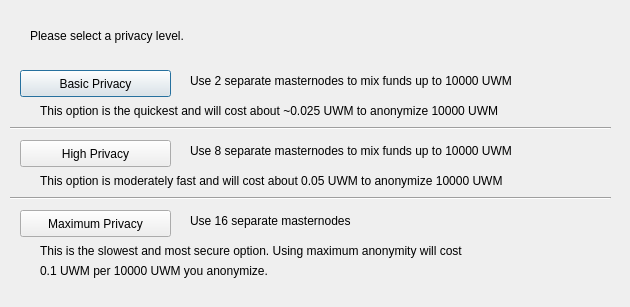
<?xml version="1.0" encoding="UTF-8"?>
<ui version="4.0">
 <class>ObfuscationConfig</class>
 <widget class="QDialog" name="ObfuscationConfig">
  <property name="geometry">
   <rect>
    <x>0</x>
    <y>0</y>
    <width>630</width>
    <height>307</height>
   </rect>
  </property>
  <property name="windowTitle">
   <string>Configure Obfuscation</string>
  </property>
  <widget class="QPushButton" name="buttonBasic">
   <property name="geometry">
    <rect>
     <x>20</x>
     <y>70</y>
     <width>151</width>
     <height>27</height>
    </rect>
   </property>
   <property name="text">
    <string>Basic Privacy</string>
   </property>
  </widget>
  <widget class="QPushButton" name="buttonHigh">
   <property name="geometry">
    <rect>
     <x>20</x>
     <y>140</y>
     <width>151</width>
     <height>27</height>
    </rect>
   </property>
   <property name="text">
    <string>High Privacy</string>
   </property>
  </widget>
  <widget class="QPushButton" name="buttonMax">
   <property name="geometry">
    <rect>
     <x>20</x>
     <y>210</y>
     <width>151</width>
     <height>27</height>
    </rect>
   </property>
   <property name="text">
    <string>Maximum Privacy</string>
   </property>
  </widget>
  <widget class="QLabel" name="label">
   <property name="geometry">
    <rect>
     <x>30</x>
     <y>20</y>
     <width>571</width>
     <height>31</height>
    </rect>
   </property>
   <property name="text">
    <string>Please select a privacy level.</string>
   </property>
  </widget>
  <widget class="QLabel" name="label_2">
   <property name="geometry">
    <rect>
     <x>190</x>
     <y>70</y>
     <width>421</width>
     <height>21</height>
    </rect>
   </property>
   <property name="text">
    <string>Use 2 separate masternodes to mix funds up to 10000 UWM</string>
   </property>
  </widget>
  <widget class="QLabel" name="label_3">
   <property name="geometry">
    <rect>
     <x>190</x>
     <y>140</y>
     <width>411</width>
     <height>21</height>
    </rect>
   </property>
   <property name="text">
    <string>Use 8 separate masternodes to mix funds up to 10000 UWM</string>
   </property>
  </widget>
  <widget class="QLabel" name="label_4">
   <property name="geometry">
    <rect>
     <x>190</x>
     <y>210</y>
     <width>421</width>
     <height>21</height>
    </rect>
   </property>
   <property name="text">
    <string>Use 16 separate masternodes</string>
   </property>
  </widget>
  <widget class="QLabel" name="label_6">
   <property name="geometry">
    <rect>
     <x>40</x>
     <y>100</y>
     <width>561</width>
     <height>21</height>
    </rect>
   </property>
   <property name="text">
    <string>This option is the quickest and will cost about ~0.025 UWM to anonymize 10000 UWM</string>
   </property>
  </widget>
  <widget class="QLabel" name="label_7">
   <property name="geometry">
    <rect>
     <x>40</x>
     <y>170</y>
     <width>561</width>
     <height>21</height>
    </rect>
   </property>
   <property name="text">
    <string>This option is moderately fast and will cost about 0.05 UWM to anonymize 10000 UWM</string>
   </property>
  </widget>
  <widget class="QLabel" name="label_8">
   <property name="geometry">
    <rect>
     <x>40</x>
     <y>240</y>
     <width>561</width>
     <height>21</height>
    </rect>
   </property>
   <property name="text">
    <string>This is the slowest and most secure option. Using maximum anonymity will cost</string>
   </property>
  </widget>
  <widget class="QLabel" name="label_9">
   <property name="geometry">
    <rect>
     <x>40</x>
     <y>260</y>
     <width>561</width>
     <height>21</height>
    </rect>
   </property>
   <property name="text">
    <string>0.1 UWM per 10000 UWM you anonymize.</string>
   </property>
  </widget>
  <widget class="Line" name="line">
   <property name="geometry">
    <rect>
     <x>10</x>
     <y>120</y>
     <width>601</width>
     <height>16</height>
    </rect>
   </property>
   <property name="orientation">
    <enum>Qt::Horizontal</enum>
   </property>
  </widget>
  <widget class="Line" name="line_2">
   <property name="geometry">
    <rect>
     <x>10</x>
     <y>190</y>
     <width>601</width>
     <height>16</height>
    </rect>
   </property>
   <property name="orientation">
    <enum>Qt::Horizontal</enum>
   </property>
  </widget>
 </widget>
 <resources/>
 <connections/>
</ui>
